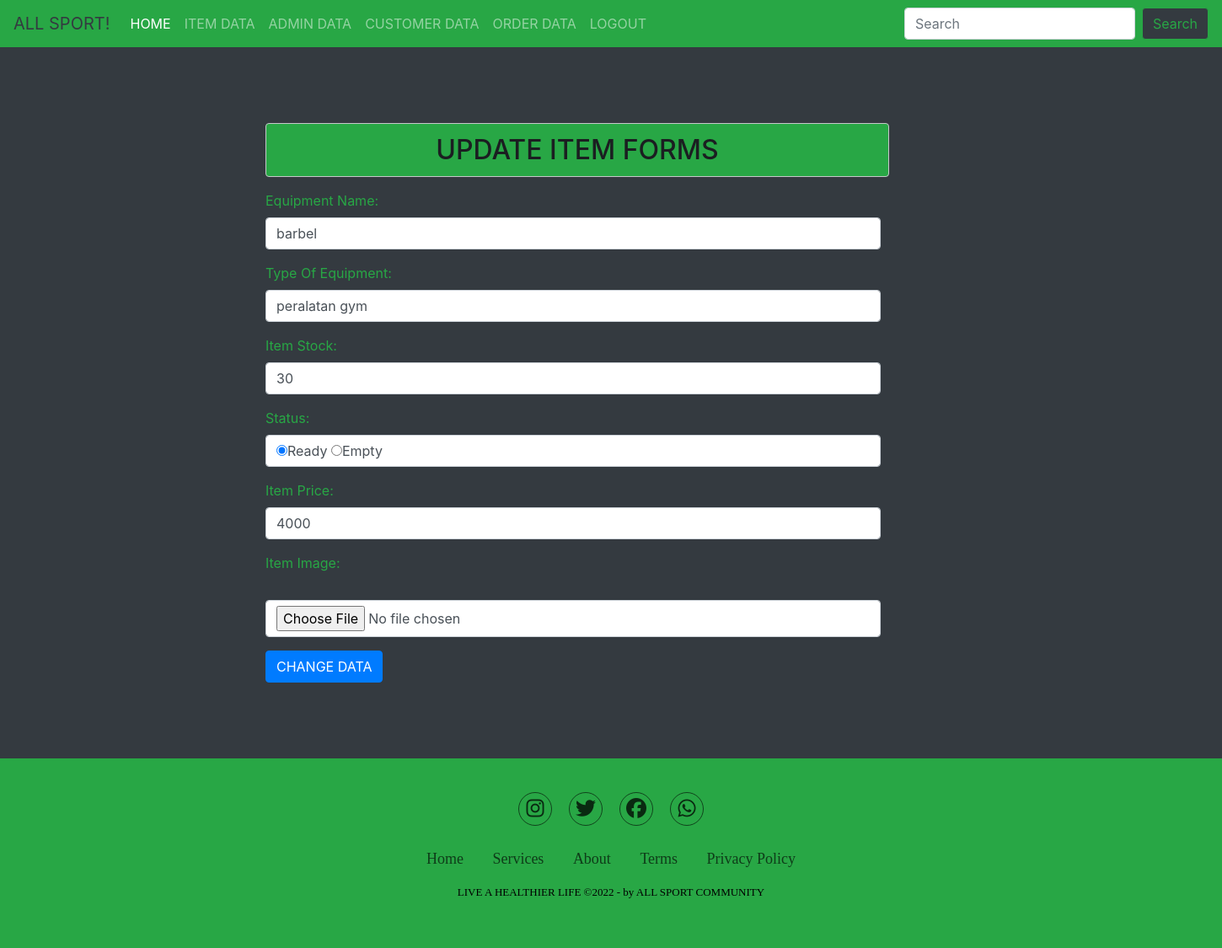
Page /update_barang.php?id_barang=175 (signed in) on the committed database.
### tables this page shows
CREATE TABLE `goods` (
  `id_barang` int(5) NOT NULL,
  `nama_barang` varchar(30) NOT NULL,
  `jenis_barang` varchar(30) NOT NULL,
  `stok_barang` int(5) NOT NULL,
  `status_barang` enum('ready','tidak') DEFAULT NULL,
  `harga_barang` int(20) NOT NULL,
  `gambar` varchar(100) NOT NULL,
  `tanggal` datetime NOT NULL
);

### update_barang.php (the view, shortened to what this page needs)
<?php
include('koneksi.php');
?>
<!DOCTYPE html>
<html lang="en">
<head>
  <link rel="stylesheet" href="https://cdn.jsdelivr.net/npm/bootstrap@4.0.0/dist/css/bootstrap.min.css">
  <link rel="stylesheet" href="style.css">
  <link rel="stylesheet" href="forms1.css">
  <link rel="stylesheet" href="https://cdnjs.cloudflare.com/ajax/libs/font-awesome/6.2.0/css/all.min.css" />
  <link href="//netdna.bootstrapcdn.com/font-awesome/3.2.1/css/font-awesome.css" rel="stylesheet">
</head>
<body>
  <nav class="navbar navbar-expand-lg navbar-dark bg-success">
    <a class="navbar-brand text-dark" href="#">ALL SPORT!</a>
    <div class="collapse navbar-collapse" id="navbarSupportedContent">
      <ul class="navbar-nav mr-auto">
        <li class="nav-item active">
        <a class="nav-link" href="home.php">HOME <span class="sr-only">(current)</span></a>
        </li>
        <li class="nav-item">
            <a class="nav-link" href="tampilan_barang.php">ITEM DATA</a>
        </li>
        <li class="nav-item">
          <a class="nav-link" href="data_admin.php">ADMIN DATA</a>
        </li>
        <li class="nav-item">
          <a class="nav-link" href="data_pembeli.php">CUSTOMER DATA</a>
        </li>
        <li class="nav-item">
            <a class="nav-link" href="data_pesanan.php">ORDER DATA</a>
        </li>
        <li class="nav-item">
          <a class="nav-link" href="logout.php">LOGOUT</a>
        </li>
      </ul>
      <form class="form-inline my-2 my-lg-0">
      <input type="text" name="keyword" class="form-control mr-sm-2"  placeholder="Search" aria-label="Search">
          <button name="cari" class="btn btn-outline-success my-2 my-sm-0 bg-dark" type="submit">Search</button>
      </form>
    </div>
  </nav>
  <div class="container" style="margin: 90px 300px;">
        <h2 class="alert alert-dark text-center mt-5 col-md-8" style="background-color: #28a745">UPDATE ITEM FORMS</h2>
        <form action="" method="POST" enctype="multipart/form-data">
        <?php
            $tampil = mysqli_query($koneksi, "SELECT * FROM goods WHERE id_barang = '" . $_GET['id_barang'] . "'");
            if (mysqli_num_rows($tampil) > 0) {
                while ($row = mysqli_fetch_array($tampil)) {
        ?>
             <div class="form-group">
                <div class="row">
                    <div class="col-md-8 text-success">
                        <label for="nama_barang">Equipment Name:</label>
                        <input type="text" name="nama_barang" value="<?php echo $row['nama_barang']; ?>"  class="form-control" placeholder="Enter Equipment Name">
                    </div>
                </div>
            </div>
            <div class="form-group">
                <div class="row">
                    <div class="col-md-8 text-success">
                        <label for="jenis_barang">Type Of Equipment:</label>
                        <input type="text" name="jenis_barang" value="<?php echo $row['jenis_barang']; ?>" class="form-control" placeholder="Enter Type Of Equipment">
                    </div>
                </div>
            </div>
            <div class="form-group">
                <div class="row">
                    <div class="col-md-8 text-success">
                        <label for="stok_barang">Item Stock:</label>
                        <input type="number" name="stok_barang" value="<?php echo $row['stok_barang']; ?>" class="form-control" placeholder="Enter Stock Item">
                    </div>
                </div>
            </div>
            <div class="form-group text-success">
                <label for="status_barang">Status: </label>
                <div class="row">
                    <div class="col-md-8 text-success">
                      <div class="form-control">
                        <input type="radio" name="status_barang"  value="ready" <?php if($row['status_barang'] == "ready")echo "checked"?> >Ready
                        <input type="radio" name="status_barang" value="tidak" <?php if($row['status_barang'] == "tidak")echo "checked"?>>Empty
                      </div>
                    </div>
                </div>
            </div>
            <div class="form-group">
                <div class="row">
                    <div class="col-md-8 text-success">
                        <label for="harga_barang">Item Price:</label>
                        <input type="number" name="harga_barang" value="<?php echo $row['harga_barang']; ?>" class="form-control" placeholder="Enter Item Price">
                    </div>
                </div>
            </div>
            <div class="form-group">
                <div class="row">
                    <div class="gambar col-md-8 text-success">
                        <label for="gambar">Item Image:</label><br>
                        <br>
                        <input type="file" name="gambar" class="form-control">
                    </div>
                </div>
            </div>
            <?php
                }
            }
            ?>
            <button type="submit" name="submit" value="update"  class="btn btn-primary">CHANGE DATA</button>
        </form>
    </div>
  <section class="footer" style="background-color: #28a745">
    <div class="social">
      <a href="https://www.instagram.com/metanocrzrt_/"><i class="fab fa-instagram"></i></a>
      <a href="https://twitter.com/jokowi"><i class="fab fa-twitter"></i></a>
      <a href="https://id-id.facebook.com/Jokowi/"><i class="fab fa-facebook"></i></a>
      <a href="https://wa.me/6282150808102"> <i class="fab fa-whatsapp"></i> </a>
    </div>
    <ul class="list">
      <li>
        <a href="#">Home</a>
      </li>
      <li>
        <a href="#">Services</a>
      </li>
      <li>
        <a href="#">About</a>
      </li>
      <li>
        <a href="#">Terms</a>
      </li>
      <li>
        <a href="#">Privacy Policy</a>
      </li>
    </ul>
    <p class="copyright">
      LIVE A HEALTHIER LIFE &copy;2022 - by ALL SPORT COMMUNITY
    </p>
  </section>
</body>
</html>

### style.css (style rules this page uses)
* { box-sizing: border-box; margin: 0; padding: 0; }
body { background-color: white; color: black; }
.navbar { margin-bottom: 25px; }
.text-center { background-color:#28a745; }
.footer { font-family:'Sege UI'; font-weight: 400; background-color:#28a745; padding: 40px 0; }
.footer .social { text-align: center; padding-bottom: 25px; color: #000000; }
.footer .social a { font-size: 24px; color: inherit; border: 1px solid rgba(0, 0, 0, 0.8); width: 40px; height: 40px; line-height: 38px; display: inline-block; text-align: center; border-radius: 50%; margin: 0 8px; opacity: 0.75; }
.footer ul { margin-top:0; padding: 0; list-style: none; font-size: 18px; line-height: 1.6; margin-bottom: 0; text-align: center; }
.footer ul li a { color:rgba(0, 0, 0, 0.8) ; text-decoration: none; opacity: 0.8; }
.footer ul li { display: inline-block; padding: 0 15px; }
.footer .copyright { margin-top: 15px; text-align: center; font-size: 13px; color: #000000; }

### forms1.css (style rules this page uses)
body { background-color: #343a40; }
.container { margin: 90px 300px; }

### rows in the picture
goods: nama_barang "barbel", jenis_barang "peralatan gym", stok_barang "30", status_barang "☑", harga_barang "4000"
